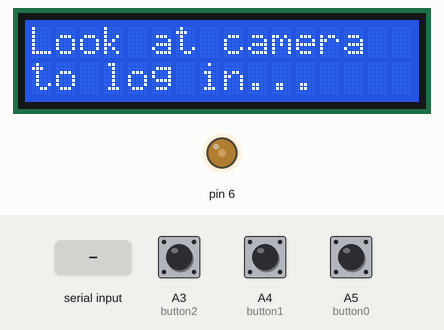
This sketch was run on a simulated Arduino Uno, built with avr-gcc and run on an emulated ATmega328P. Shown: 16×2 character LCD, output pins drawn as LEDs (lit = HIGH). Inputs (shaded band) come from the test bench; at power-on: A3 (button2) LOW, A4 (button1) LOW, A5 (button0) LOW. What the sketch prints to the serial monitor is not drawn.

Above: at 3.0 s.
3.1 s: "LOGIN\n" received over Serial
At 3.9 s:
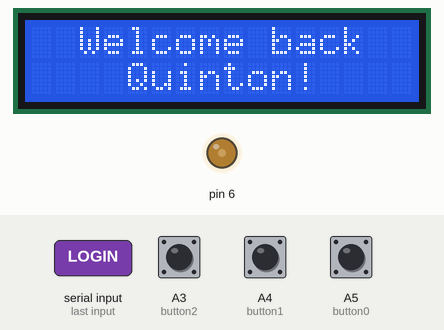
4.6 s: A3 (button2) pulled HIGH for 3.2 s
At 7.4 s:
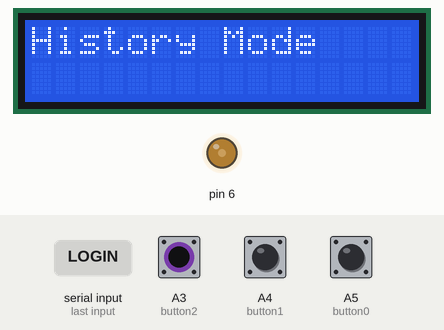
9.3 s: A4 (button1) pulled HIGH for 0.15 s
At 10.5 s:
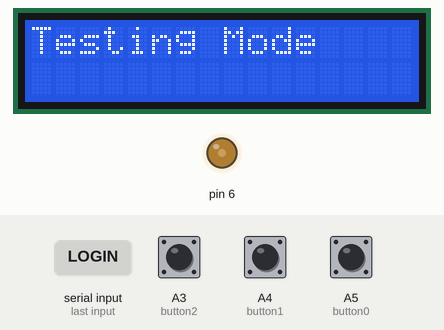
10.9 s: A5 (button0) pulled HIGH for 0.15 s
At 12.0 s:
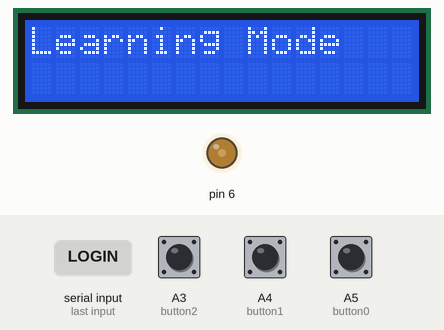
12.5 s: A3 (button2) pulled HIGH for 0.15 s
At 13.2 s:
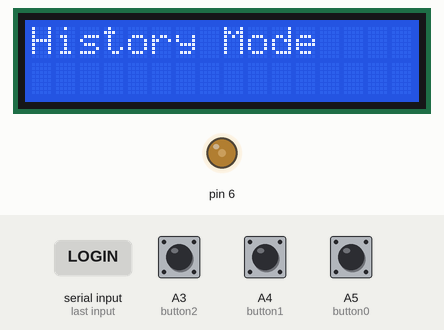
14.1 s: A4 (button1) pulled HIGH for 1 s
At 14.4 s:
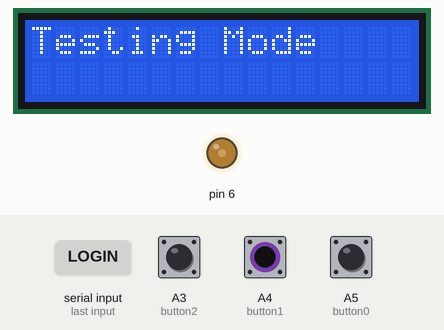
Timing chart, 0 to 17.1 s (numbered marks = the images above; inputs shaded):
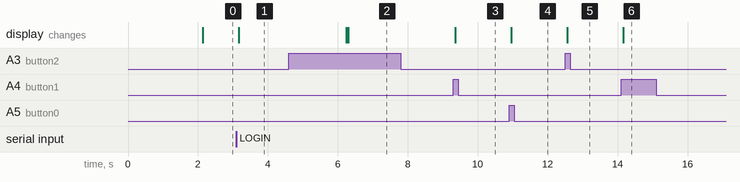

The sketch:

learngpt.ino
```cpp
#include <LiquidCrystal.h>

#define button0 A5
#define button1 A4
#define button2 A3

int contrast = 85;

// initialize the library by associating any needed LCD interface pin
// with the arduino pin number it is connected to
const int rs = 12, en = 11, d4 = 5, d5 = 4, d6 = 3, d7 = 2;
LiquidCrystal lcd(rs, en, d4, d5, d6, d7);

// button globals
int previousBtnState = LOW;
long startTime;
int debounceTime = 300;

void setup() {
  Serial.begin(9600);
  analogWrite(6, contrast);
  pinMode(button0, INPUT);
  pinMode(button1, INPUT);
  pinMode(button2, INPUT);
  startTime = millis();

  // set up the LCD's number of columns and rows:
  lcd.begin(16, 2);
  // Print a message to the LCD.
  lcd.setCursor(3, 0);
  lcd.print("Welcome to");
  lcd.setCursor(4, 1);
  lcd.print("LearnGPT!");

  delay(2000);

  lcd.begin(16, 2);
  lcd.print("Look at camera");
  lcd.setCursor(0, 1);
  lcd.print("to log in...");

  // login
  while(true) {
    String login = Serial.readStringUntil('\n');
    if (login == "LOGIN") {
      break;
    }
  }

  lcd.begin(16, 2);
  lcd.setCursor(2, 0);
  lcd.print("Welcome back");
  lcd.setCursor(4, 1);
  lcd.print("Quinton!");

  delay(3000);
  lcd.begin(16, 2);
  lcd.setCursor(1, 0);
  lcd.print("Please select");
  lcd.setCursor(3, 1);
  lcd.print("a mode...");

}

void checkPush(int pinNumber) {
  long currentTime = millis();
  int buttonPushed = digitalRead(pinNumber);
  bool stateChange = buttonPushed == HIGH && previousBtnState != HIGH;
  bool debounceCheck = currentTime - startTime > debounceTime;

  if (stateChange && debounceCheck) {
    if (pinNumber == button0) { // learn button
      lcd.begin(16, 2);
      lcd.print("Learning Mode");
      Serial.println("L");
    } else if (pinNumber == button1) { // test button
      lcd.begin(16, 2);
      lcd.print("Testing Mode");
      Serial.println("T");
    } else if (pinNumber == button2) { // history button
      lcd.begin(16, 2);
      lcd.print("History Mode");
      Serial.println("H");
    }
    startTime = millis();
  }
  previousBtnState = buttonPushed;
}

void loop() {

  checkPush(button0);
  checkPush(button1);
  checkPush(button2);

}
```

Measured:
- after the input at 3.1 s, the display: changes after 0.07 s (image 1)
- after the input at 4.6 s, the display: first differs from a run without the input after 1.7 s (image 2)
- after the input at 9.3 s, the display: changes after 0.06 s (image 3)
- after the input at 10.9 s, the display: changes after 0.06 s (image 4)
- after the input at 12.5 s, the display: changes after 0.06 s (image 5)
- after the input at 14.1 s, the display: changes after 0.06 s (image 6)
